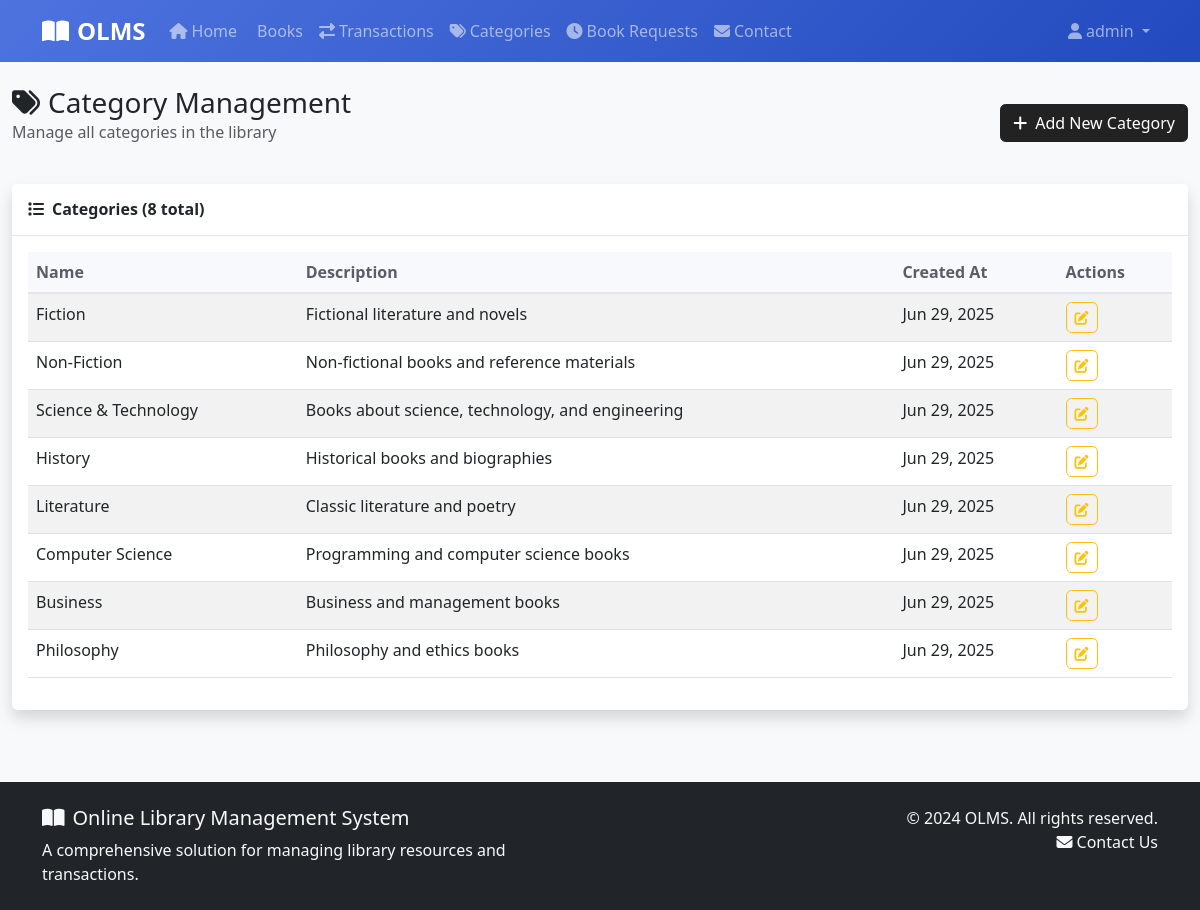
Page /categories/ (signed in) on the committed database.
### library/models.py (models this page shows, shortened)
class Category(models.Model):
    name = models.CharField(max_length=100, unique=True)
    description = models.TextField(blank=True, null=True)
    created_at = models.DateTimeField(auto_now_add=True)
    class Meta:
        verbose_name = "Category"
        verbose_name_plural = "Categories"

### library/views.py (the view)
# urls.py: path('categories/', views.category_list, name='category_list'),
@login_required
@user_passes_test(is_admin)
def category_list(request):
    categories = Category.objects.all()
    return render(request, 'category_list.html', {'categories': categories})

### library/views.py (called while the page is built)
def is_admin(user):
    return user.is_authenticated and hasattr(user, 'profile') and user.profile.user_type == 'admin'

### templates/category_list.html (shortened to what this page needs)
{% extends 'base.html' %}
{% block content %}
<div class="container-fluid">
    <div class="d-flex justify-content-between align-items-center mb-4">
        <div>
            <h1 class="h3 mb-0">
                <i class="fas fa-tags me-2"></i>Category Management
            </h1>
            <p class="text-muted">Manage all categories in the library</p>
        </div>
        <div>
            <a href="{% url 'category_add' %}" class="btn btn-primary">
                <i class="fas fa-plus me-2"></i>Add New Category
            </a>
        </div>
    </div>
    <div class="card shadow">
        <div class="card-header py-3">
            <h6 class="m-0 fw-bold text-voilet">
                <i class="fas fa-list me-2"></i>Categories ({{ categories.count }} total)
            </h6>
        </div>
        <div class="card-body">
            {% if categories %}
                <div class="table-responsive">
                    <table class="table table-hover">
                        <thead>
                            <tr>
                                <th>Name</th>
                                <th>Description</th>
                                <th>Created At</th>
                                <th>Actions</th>
                            </tr>
                        </thead>
                        <tbody>
                            {% for category in categories %}
                            <tr>
                                <td>{{ category.name }}</td>
                                <td>{{ category.description|default:'-' }}</td>
                                <td>{{ category.created_at|date:"M d, Y" }}</td>
                                <td>
                                    <div class="btn-group" role="group">
                                        <a href="{% url 'category_edit' category.id %}" class="btn btn-sm btn-outline-warning" data-bs-toggle="tooltip" title="Edit Category">
                                            <i class="fas fa-edit"></i>
                                        </a>
                                    </div>
                                </td>
                            </tr>
                            {% endfor %}
                        </tbody>
                    </table>
                </div>
            {% endif %}
        </div>
    </div>
</div>
{% endblock %}

### templates/base.html (shortened to what this page needs)
{% load static %}
<!DOCTYPE html>
<html lang="en">
<head>
    <link href="https://cdn.jsdelivr.net/npm/bootstrap@5.3.0/dist/css/bootstrap.min.css" rel="stylesheet">
    <link rel="stylesheet" href="https://cdnjs.cloudflare.com/ajax/libs/font-awesome/6.4.0/css/all.min.css">
    <link rel="stylesheet" href="{% static 'css/style.css' %}">
</head>
<body>
    <nav class="navbar navbar-expand-lg navbar-dark bg-primary">
        <div class="container">
            <a class="navbar-brand" href="{% url 'home' %}">
                <i class="fas fa-book-open me-2"></i>OLMS
            </a>
            <div class="collapse navbar-collapse" id="navbarNav">
                <ul class="navbar-nav me-auto">
                    <li class="nav-item">
                        <a class="nav-link" href="{% url 'home' %}">
                            <i class="fas fa-home me-1"></i>Home
                        </a>
                    </li>
                    {% if user.is_authenticated %}
                        {% if user.profile.user_type == 'admin' %}
                            <li class="nav-item">
                                <a class="nav-link" href="{% url 'book_list' %}">
                                    Books
                                </a>
                            </li>
                            <li class="nav-item">
                                <a class="nav-link" href="{% url 'transaction_list' %}">
                                    <i class="fas fa-exchange-alt me-1"></i>Transactions
                                </a>
                            </li>
                            <li class="nav-item">
                                <a class="nav-link" href="{% url 'category_list' %}">
                                    <i class="fas fa-tags me-1"></i>Categories
                                </a>
                            </li>
                            <li class="nav-item">
                                <a class="nav-link" href="{% url 'book_request_list' %}">
                                    <i class="fas fa-clock me-1"></i>Book Requests
                                </a>
                            </li>
                        {% else %}
                            <li class="nav-item">
                                <a class="nav-link" href="{% url 'student_book_list' %}">
                                    <i class="fas fa-search me-1"></i>Search Books
                                </a>
                            </li>
                        {% endif %}
                    {% endif %}
                    <li class="nav-item">
                        <a class="nav-link" href="{% url 'contact' %}">
                            <i class="fas fa-envelope me-1"></i>Contact
                        </a>
                    </li>
                </ul>
                <ul class="navbar-nav">
                    {% if user.is_authenticated %}
                        <li class="nav-item dropdown">
                            <a class="nav-link dropdown-toggle" href="#" id="navbarDropdown" role="button" data-bs-toggle="dropdown">
                                <i class="fas fa-user me-1"></i>{{ user.username }}
                            </a>
                        </li>
                    {% endif %}
                </ul>
            </div>
        </div>
    </nav>
    <main class="py-4">
        {% block content %}{% endblock %}
    </main>
    <footer class="bg-dark text-light py-4 mt-5">
        <div class="container">
            <div class="row">
                <div class="col-md-6">
                    <h5><i class="fas fa-book-open me-2"></i>Online Library Management System</h5>
                    <p class="mb-0">A comprehensive solution for managing library resources and transactions.</p>
                </div>
                <div class="col-md-6 text-md-end">
                    <p class="mb-0">&copy; 2024 OLMS. All rights reserved.</p>
                    <p class="mb-0">
                        <a href="{% url 'contact' %}" class="text-light text-decoration-none">
                            <i class="fas fa-envelope me-1"></i>Contact Us
                        </a>
                    </p>
                </div>
            </div>
        </div>
    </footer>
</body>
</html>

### static/css/style.css (style rules this page uses)
body { font-family: 'Segoe UI', Tahoma, Geneva, Verdana, sans-serif; background-color: #f8f9fa; }
.navbar-brand { font-weight: bold; font-size: 1.5rem; }
.navbar-nav .nav-link { font-weight: 500; transition: color 0.3s ease; }
.card { border: none; box-shadow: 0 0.15rem 1.75rem 0 rgba(58, 59, 69, 0.15); transition: transform 0.2s ease, box-shadow 0.2s ease; }
.card-header { background-color: #fff; border-bottom: 1px solid #e3e6f0; font-weight: 600; }
.btn { font-weight: 500; border-radius: 0.35rem; transition: all 0.2s ease; }
.btn-primary { background-color: #222 !important; border-color: #222 !important; color: #fff !important; }
.table { background-color: #fff; border-radius: 0.35rem; }
.table thead th { background-color: #f8f9fc; border-bottom: 2px solid #e3e6f0; font-weight: 600; color: #5a5c69; }
.bg-primary { background: linear-gradient(135deg, #4e73df 0%, #224abe 100%) !important; }
footer { margin-top: auto; }

### rows in the picture
Category: name "Fiction", description "Fictional literature and novels", created_at "Jun 29, 2025"
Category: name "Non-Fiction", description "Non-fictional books and reference materials", created_at "Jun 29, 2025"
Category: name "Science & Technology", description "Books about science, technology, and engineering", created_at "Jun 29, 2025"
Category: name "History", description "Historical books and biographies", created_at "Jun 29, 2025"
Category: name "Literature", description "Classic literature and poetry", created_at "Jun 29, 2025"
Category: name "Computer Science", description "Programming and computer science books", created_at "Jun 29, 2025"
Category: name "Business", description "Business and management books", created_at "Jun 29, 2025"
Category: name "Philosophy", description "Philosophy and ethics books", created_at "Jun 29, 2025"

### other values in the picture
{{ user.username }} "admin"
{{ categories.count }} "8"
